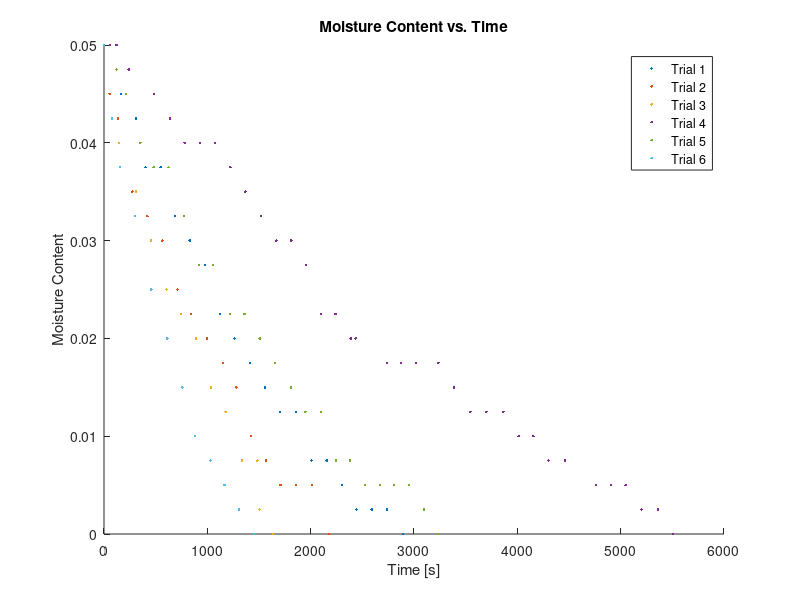
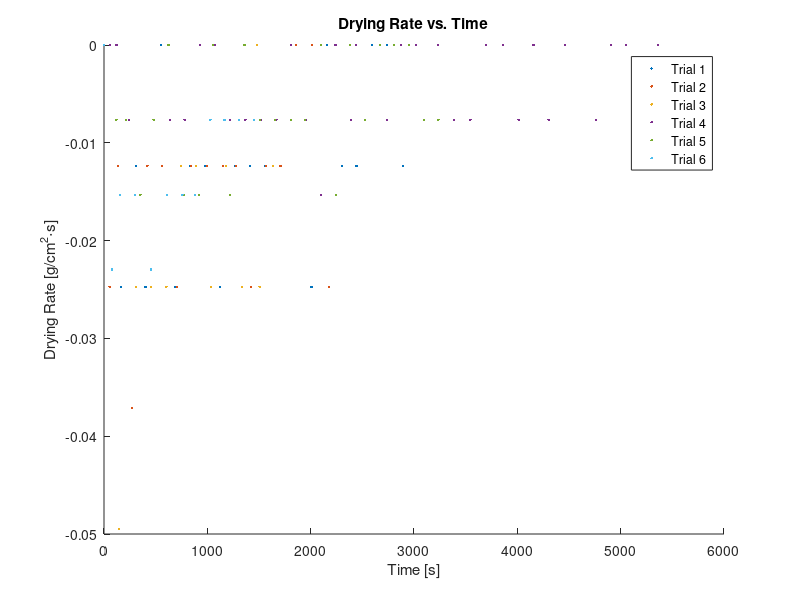
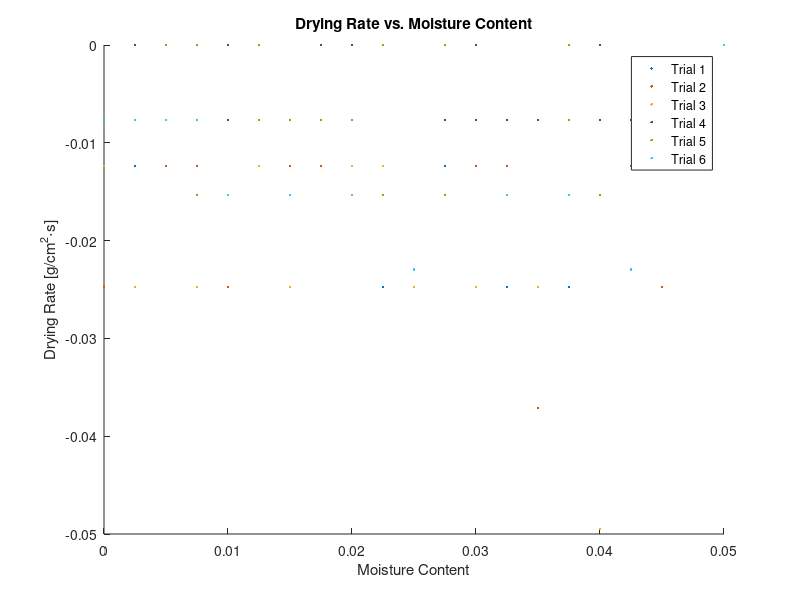

Here is the MATLAB script that generated these plots, in order:
clc
clear

dry_mass = 40.0; % [g]
areas = [197.92, 197.92, 197.92, 122.5, 122.5, 122.5]; % cm^2

% time data with all values such that X2-X1=0 removed
times.t1 = [0, 162, 310, 402, 548, 688, 830, 974, 1122, 1264, 1414, 1558, 1704, 1860, 2008, 2156, 2300, 2444, 2592, 2738, 2894];
times.t2 = [0, 54, 134, 274, 420, 564, 710, 844, 998, 1152, 1280, 1424, 1566, 1708, 1860, 2012, 2176];
times.t3 = [0, 146, 308, 454, 604, 746, 890, 1034, 1178, 1334, 1484, 1506, 1638];
times.t4 = [0, 60, 120, 240, 482, 638, 780, 928, 1072, 1222, 1368, 1520, 1668, 1812, 1956, 2098, 2240, 2388, 2436, 2736, 2874, 3018, 3236, 3386, 3546, 3700, 3864, 4012, 4156, 4302, 4460, 4760, 4908, 5048, 5202, 5360, 5504];
times.t5 = [0, 120, 212, 352, 480, 624, 772, 918, 1054, 1220, 1360, 1508, 1656, 1810, 1948, 2102, 2246, 2382, 2526, 2668, 2806, 2950, 3098, 3236];
times.t6 = [0, 77, 154, 302, 456, 612, 758, 882, 1030, 1166, 1306, 1450];
trials = fieldnames(times);

% mass data with all values such that X2-X1=0 removed
masses.t1 = [42, 41.8, 41.7, 41.5, 41.5, 41.3, 41.2, 41.1, 40.9, 40.8, 40.7, 40.6, 40.5, 40.5, 40.3, 40.3, 40.2, 40.1, 40.1, 40.1, 40];
masses.t2 = [42, 41.8, 41.7, 41.4, 41.3, 41.2, 41, 40.9, 40.8, 40.7, 40.6, 40.4, 40.3, 40.2, 40.2, 40.2, 40];
masses.t3 = [42, 41.6, 41.4, 41.2, 41, 40.9, 40.8, 40.6, 40.5, 40.3, 40.3, 40.1, 40];
masses.t4 = [42, 42, 42, 41.9, 41.8, 41.7, 41.6, 41.6, 41.6, 41.5, 41.4, 41.3, 41.2, 41.2, 41.1, 40.9, 40.9, 40.8, 40.8, 40.7, 40.7, 40.7, 40.7, 40.6, 40.5, 40.5, 40.5, 40.4, 40.4, 40.3, 40.3, 40.2, 40.2, 40.2, 40.1, 40.1, 40];
masses.t5 = [42, 41.9, 41.8, 41.6, 41.5, 41.5, 41.3, 41.1, 41.1, 40.9, 40.9, 40.8, 40.7, 40.6, 40.5, 40.5, 40.3, 40.3, 40.2, 40.2, 40.2, 40.2, 40.1, 40];
masses.t6 = [42, 41.7, 41.5, 41.3, 41, 40.8, 40.6, 40.4, 40.3, 40.2, 40.1, 40];

for i = 1:length(trials)
    moisture_content.(trials{i}) = (masses.(trials{i}) - dry_mass) ./ dry_mass;
    for j = 2:1:length(masses.(trials{i}))
        drying_rate.(trials{i})(j) = (areas(i)/dry_mass) * (moisture_content.(trials{i})(j) - moisture_content.(trials{i})(j-1));% / (times.(trials{i})(j) - times.(trials{i})(j-1));
    end
end

% moisture content vs. time 
figure(1)
hold on
for i = 1:length(trials)
    y = moisture_content.(trials{i});
    x = times.(trials{i});
    plot(x, y, '.')
end
xlabel('Time [s]')
ylabel('Moisture Content')
legend('Trial 1', 'Trial 2', 'Trial 3', 'Trial 4', 'Trial 5', 'Trial 6')
title('Moisture Content vs. Time')

% drying rate vs. time
figure(2)
hold on
for i = 1:length(trials)
    y = drying_rate.(trials{i});
    x = times.(trials{i});
    plot(x, y, '.')
end
xlabel('Time [s]')
ylabel('Drying Rate [g/cm^2\cdots]')
legend('Trial 1', 'Trial 2', 'Trial 3', 'Trial 4', 'Trial 5', 'Trial 6')
title('Drying Rate vs. Time')

% drying rate vs. moisture content
figure(3)
hold on
for i = 1:length(trials)
    y = flip(drying_rate.(trials{i}), 2);
    x = flip(moisture_content.(trials{i}), 2);
    plot(x, y, '.')
end
xlabel('Moisture Content')
ylabel('Drying Rate [g/cm^2\cdots]')
legend('Trial 1', 'Trial 2', 'Trial 3', 'Trial 4', 'Trial 5', 'Trial 6')
title('Drying Rate vs. Moisture Content')
